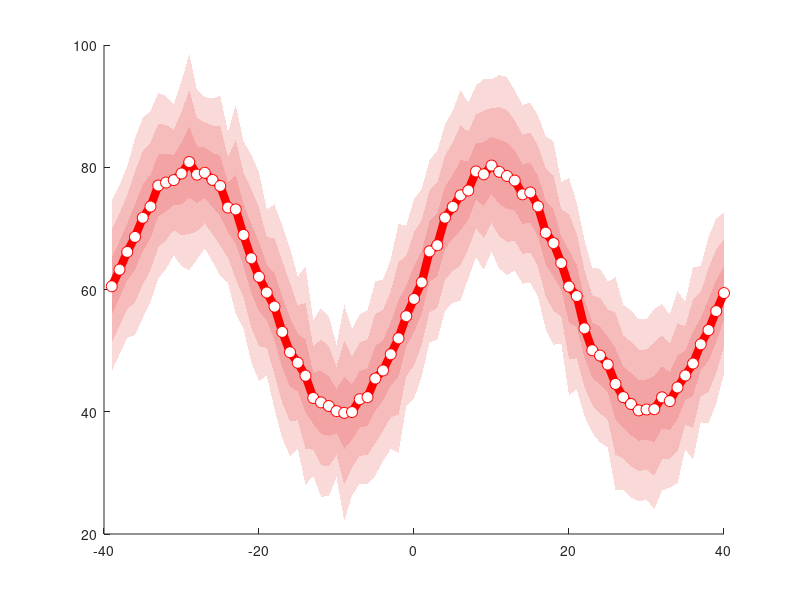

The MATLAB script that drew this image: (Note: this script raises an error after producing the figure.)
clc
clear all
close all


% 初始化数据
data = randn(50, 80) * 5;
x = (1:size(data, 2)) - 40;
yP = sin(linspace(-2 * pi, 2 * pi, length(x))) * 20;
y = bsxfun(@plus, data, yP) + 60;
% 计算标准差和平均值
err = std(data);
meany = mean(y, 1);
% 计算标准差的边界
lowerBound1 = flipud((meany - err));
upperBound1 = meany + err;
lowerBound2 = flipud((meany - 2 * err));
upperBound2 = meany + 2 * err;
lowerBound3 = flipud((meany - 3 * err));
upperBound3 = meany + 3 * err;
% 准备用于填充区域的数据
xconf1 = [x flipud(x')'];
yconf1 = [meany + err flipud((meany - err)')'];
xconf2 = [x flipud(x')'];
yconf2 = [meany + 2 * err flipud((meany - 2 * err)')'];
xconf3 = [x flipud(x')'];
yconf3 = [meany + 3 * err flipud((meany - 3 * err)')'];
% 选择图类型
type = 6;
% 创建图形
figure('Position', [476 356 1011 516]);
hold on;
% 根据选择的类型进行绘图
switch type
    case 1
        fHdl = fill(xconf1, yconf1, [0 1 0], 'EdgeColor', 'none', 'FaceAlpha', .2);
        plot(x, meany, 'Color', [0, 1, 0], 'LineStyle', '-', 'LineWidth', 2);
        
    case 2
        fHdl(1) = fill(xconf1, yconf1, [0 1 0], 'EdgeColor', 'none', 'FaceAlpha', .2);
        fHdl(2) = fill(xconf2, yconf2, [0 1 0], 'EdgeColor', 'none', 'FaceAlpha', .2);
        fHdl(3) = fill(xconf3, yconf3, [0 1 0], 'EdgeColor', 'none', 'FaceAlpha', .2);
        plot(x, meany, 'Color', [0, 1, 0], 'LineStyle', '-', 'LineWidth', 2);
    case 3
        plot(x,y,'.','color',[0.5,0.5,0.95]);
        plot(x,meany,'LineStyle','-','LineWidth',3,'Color',[0.5,0.5,0.95]);
        fHdl=fill(xconf1,yconf1,[0 0 0],'EdgeColor','none','FaceAlpha',.2);
    case 4
        dist = abs(y - meany);
        normDist = dist ./ max(dist);
        plot(x,meany,'LineStyle','-','LineWidth',2,'Color','k')
        scatter(repmat(x,1,row),reshape(y',1,row*col),[],reshape(normDist',1,row*col), 'filled',...
            'MarkerFaceAlpha',0.5,'MarkerEdgeColor','none','SizeData',30);
        fHdl=fill(xconf1,yconf1,[0 0 0],'EdgeColor','none','FaceAlpha',.2);
        c = colormap(jet(length(x)));
        colorbar
    case 5
        plot(x,meany,'LineStyle','-','LineWidth',6,'Color',[1,0,0])
        plot(x,meany,'o','MarkerSize',8,'MarkerFaceColor','w','MarkerEdgeColor',[1,0,0],'HandleVisibility', 'off')
        fHdl=fill(xconf1,yconf1,[0.5,0.25,0.25],'EdgeColor','none','FaceAlpha',.2);
        line(x, lowerBound1, 'Color', [1 0 0 0.5], 'LineWidth', 3, 'LineStyle', ':','HandleVisibility', 'off');
        line(x, upperBound1, 'Color', [1 0 0 0.5], 'LineWidth', 3, 'LineStyle', ':','HandleVisibility', 'off');
    case 6
        fHdl(1)=fill(xconf1,yconf1,[0.9,0.25,0.25],'EdgeColor','none','FaceAlpha',.2);
        fHdl(2)=fill(xconf2,yconf2,[0.9,0.25,0.25],'EdgeColor','none','FaceAlpha',.2);
        fHdl(3)=fill(xconf3,yconf3,[0.9,0.25,0.25],'EdgeColor','none','FaceAlpha',.2);
        plot(x,meany,'LineStyle','-','LineWidth',6,'Color',[1,0,0])
        plot(x,meany,'o','MarkerSize',8,'MarkerFaceColor','w','MarkerEdgeColor',[1,0,0],'HandleVisibility', 'off')
        line(x, lowerBound1, 'Color', [1 0 0 0.5], 'LineWidth', 3, 'LineStyle', ':','HandleVisibility', 'off');
        line(x, upperBound1, 'Color', [1 0 0 0.5], 'LineWidth', 3, 'LineStyle', ':','HandleVisibility', 'off');
        line(x, lowerBound2, 'Color', [0 1 0 0.5], 'LineWidth', 3, 'LineStyle', ':','HandleVisibility', 'off');
        line(x, upperBound2, 'Color', [0 1 0 0.5], 'LineWidth', 3, 'LineStyle', ':','HandleVisibility', 'off');
        line(x, lowerBound3, 'Color', [0 0 1 0.5], 'LineWidth', 3, 'LineStyle', ':','HandleVisibility', 'off');
        line(x, upperBound3, 'Color', [0 0 1 0.5], 'LineWidth', 3, 'LineStyle', ':','HandleVisibility', 'off');
end
% 配置图形属性
uistack(fHdl, 'bottom');
ax = gca;

ax.Box = 'on';
ax.XLabel.String = 'X';
ax.YLabel.String = 'Y';
ax.FontName = 'Times New Roman';
ax.GridLineStyle = '-.';
ax.GridColor = 'k';
ax.XGrid = 'on';
ax.YGrid = 'on';
ax.LineWidth = 1.5;
ax.XMinorTick = 'on';
ax.YMinorTick = 'on';
ax.TickDir = 'in';
ax.FontSize = 18;
texxlabel('\textbf{error bar}', 15);
texylabel('\frac{a_{1}}{a_{2}} = \sqrt{b_{1}^{n}}', 15);
% textitle('this is  \frac{a_{1}}{a_{2}} = \sqrt{b_{1}^{n}}', 15);


